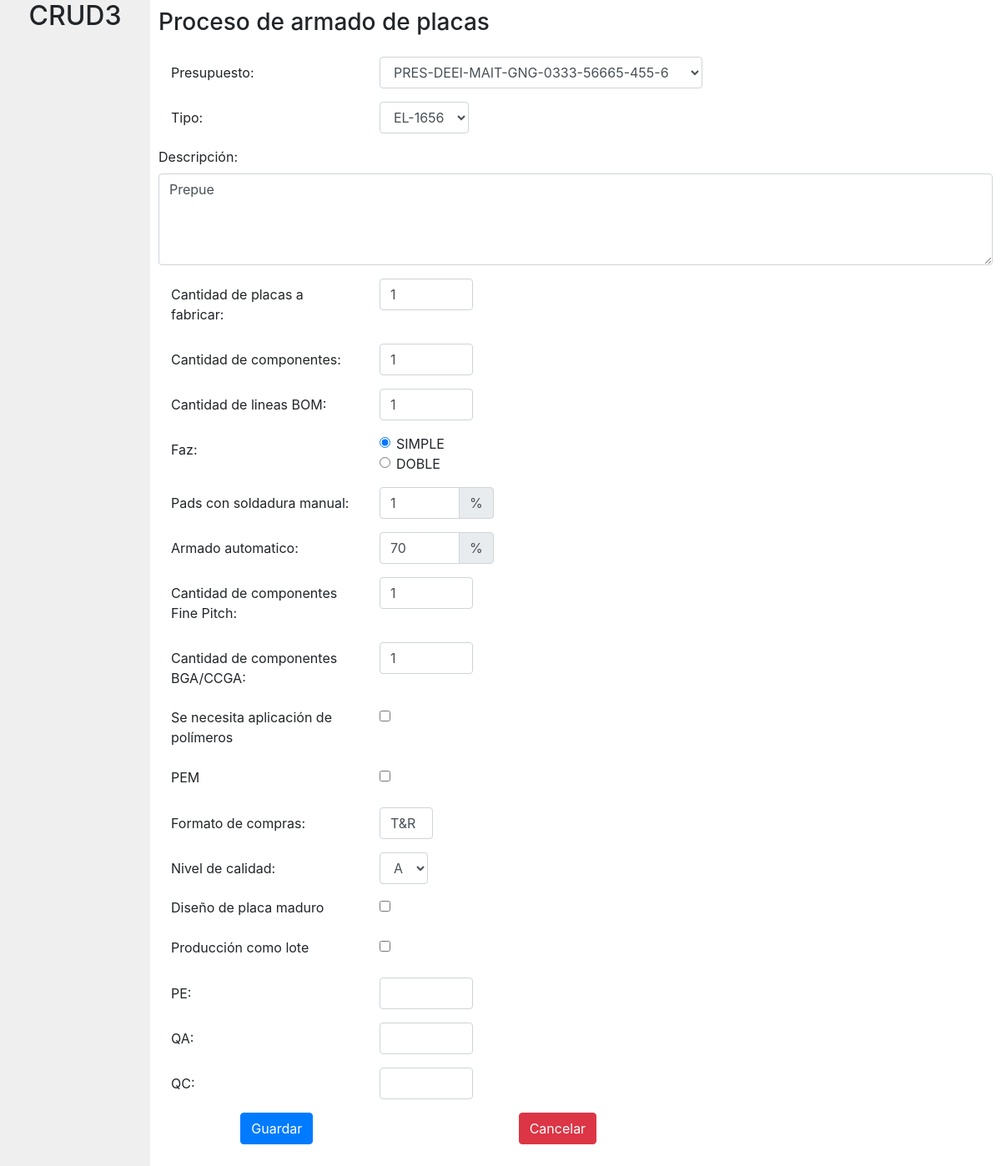
The page /app/placas_edit/2 on the database its author committed.
### app/models.py (models this page shows)
class Placas(models.Model):
    epresupuesto = models.ForeignKey(Presupuesto, on_delete=models.CASCADE)
    tipo_choices= [
    (None, ''),
    ('EL-1655', 'EL-1655'),
    ('EL-1656', 'EL-1656'),
    ('EL-1666', 'EL-1666'),]
    etipo = models.CharField(max_length=8, choices=tipo_choices)
    edescripcion = models.TextField(max_length=256, blank=True)
    qplacas = models.PositiveIntegerField()
    qcomponentes = models.PositiveIntegerField()
    qBOM = models.PositiveIntegerField()
    faz_choices= [
    ('SIMPLE', 'SIMPLE'),
    ('DOBLE', 'DOBLE')
    ]
    efaz = models.CharField(max_length=6, choices=faz_choices, default='SIMPLE')
    qpads = models.PositiveIntegerField()
    qaut = models.PositiveIntegerField()
    qfine_pitch = models.PositiveIntegerField()
    qBGA_CCGA = models.PositiveIntegerField()
    epolimeros = models.BooleanField()
    ePEM = models.BooleanField()
    ecompras= models.CharField(max_length=3)
    calidad_choices= [
    (None, ''),
    ('A', 'A'),
    ('B', 'B'),
    ('C', 'C'),
    ]
    ecalidad = models.CharField(max_length=1, choices=calidad_choices)
    emaduro = models.BooleanField()
    elote = models.BooleanField()
    PE = models.DecimalField(decimal_places=2, max_digits=7,  null=True)
    QA = models.DecimalField(decimal_places=2, max_digits=7,  null=True)
    QC = models.DecimalField(decimal_places=2, max_digits=7,  null=True)
    class Meta:
        db_table = "placas"

### app/views.py (the view)
# urls.py: path('placas_edit/<int:id>', views.placas_edit),
def placas_edit(request, id):
    row = Placas.objects.get(id=id)
    if request.method == "POST":
        form = PlacasForm(request.POST, instance = row)
        if form.is_valid():
            try:
                form.save()
                return redirect('/app/placas_list')
            except:
                pass
    else:
        form = PlacasForm(instance = row)
    return render(request,'app/placas_edit.html',{'form':form, 'row':row})

### app/models.py (called while the page is built)
    def __str__(self):
        return "%s" % (self.eid)

### app/templates/app/placas_edit.html (shortened to what this page needs)
{% extends "base.html" %}
{% block content %}
<form method="POST" class="post-form" action="/app/placas_edit/{{row.id}}">
 <div class="container">
  <div class="form-group row">
    <h3>Proceso de armado de placas</h3>
  </div>
  {% include "app/placas_form.html" %}
 </div>
</form>
{% endblock %}

### app/templates/app/placas_form.html
<div class="form-group row">
 <label class="col-form-label col-sm-3"> Presupuesto:</label>
 <div class="col-sm-2">
  {{ form.epresupuesto }}
 </div>
</div>
<div class="form-group row">
 <label class="col-form-label col-sm-3">Tipo:</label>
 <div class="col-sm-2">
  {{ form.etipo }}
 </div>
</div>
<div class="form-group row">
  <label for="{{ form.edescripcion.name }}">Descripción:</label>
  {{ form.edescripcion }}
</div>
<div class="form-group row">
  <label class="col-form-label col-sm-3">Cantidad de placas a fabricar:</label>
  <div class="col-sm-2">
     {{ form.qplacas }}
  </div>
</div>
<div class="form-group row">
  <label class="col-form-label col-sm-3">Cantidad de componentes:</label>
  <div class="col-sm-2">
     {{ form.qcomponentes }}
  </div>
</div>
<div class="form-group row">
  <label class="col-form-label col-sm-3">Cantidad de lineas BOM:</label>
  <div class="col-sm-2">
     {{ form.qBOM }}
  </div>
</div>
<div class="form-group row">
  <legend class="col-form-label col-sm-3">Faz:</legend>
  <div class="col-sm-2">
   {% for choice in form.efaz %}
    <div class="form-check">
     {{ choice.tag }}
      <label class="form-check-label" for="{{ choice.id }}">
       {{ choice.choice_label }}
      </label>
    </div>
   {% endfor %}
  </div>
</div>
<div class="form-group row">
  <label class="col-form-label col-sm-3">Pads con soldadura manual:</label>
  <div class="input-group col-sm-2">
     {{ form.qpads }}
	 <div class="input-group-append">
       <span class="input-group-text" id="basic-addon2">%</span>
     </div>
  </div>
</div>
<div class="form-group row">
  <label class="col-form-label col-sm-3">Armado automatico:</label>
  <div class="input-group col-sm-2">
	 {{ form.qaut }}
	 <div class="input-group-append">
       <span class="input-group-text" id="basic-addon2">%</span>
     </div>
  </div>
</div>
<div class="form-group row">
  <label class="col-form-label col-sm-3">Cantidad de componentes Fine Pitch:</label>
  <div class="col-sm-2">
     {{ form.qfine_pitch }}
  </div>
</div>
<div class="form-group row">
  <label class="col-form-label col-sm-3">Cantidad de componentes BGA/CCGA:</label>
  <div class="col-sm-2">
     {{ form.qBGA_CCGA }}
  </div>
</div>
<div class="form-group row">
  <label class="col-sm-3">Se necesita aplicación de polímeros</label>
  <div class="col-sm-2">
   <div class="form-check">
     {{ form.epolimeros }}
   </div>
  </div>
</div>
<div class="form-group row">
  <label class="col-sm-3">PEM</label>
  <div class="col-sm-2">
   <div class="form-check">
     {{ form.ePEM }}
   </div>
  </div>
</div>
<div class="form-group row">
 <label class="col-form-label col-sm-3 ">Formato de compras:</label>
 <div class="col-sm-2">
    {{ form.ecompras }}
 </div>
</div>
<div class="form-group row">
 <label class="col-form-label col-sm-3">Nivel de calidad:</label>
 <div class="col-sm-2">
  {{ form.ecalidad }}
 </div>
</div>
<div class="form-group row">
 <label class="col-sm-3">Diseño de placa maduro</label>
  <div class="col-sm-2">
   <div class="form-check">
  {{ form.emaduro }}
  </div>
 </div>
</div>
<div class="form-group row">
 <label class="col-sm-3">Producción como lote</label>
  <div class="col-sm-2">
   <div class="form-check">
  {{ form.elote }}
  </div>
 </div>
</div>
<div class="form-group row">
 <label class="col-form-label col-sm-3 ">PE:</label>
 <div class="col-sm-2">
  {{ form.PE }}
 </div>
</div>
<div class="form-group row">
 <label class="col-form-label col-sm-3 ">QA:</label>
 <div class="col-sm-2">
  {{ form.QA}}
 </div>
</div>
<div class="form-group row">
 <label class="col-form-label col-sm-3 ">QC:</label>
 <div class="col-sm-2">
  {{ form.QC }}
 </div>
</div>
<div class="form-group row">
 <label class="col-sm-1 col-form-label"></label>
 <div class="col-sm-4">
  <button type="submit" class="btn btn-primary">Guardar</button>
 </div>
 <div class="col-sm-4">
  <a  class="btn btn-danger" href="/app/placas_list">Cancelar</a>
 </div>
</div>

### app/static/css/app.css (style rules this page uses)
body { margin:0; padding:0; font-family:helvetica, sans-serif; height:100vh; }

### rows shown on the page
Placas: epresupuesto "PRES-DEEI-MAIT-GNG-0333-56665-455-6", etipo "EL-1656", edescripcion "Prepue", qplacas "1", qcomponentes "1", qBOM "1", qpads "1", qaut "70", qfine_pitch "1", qBGA_CCGA "1", ecompras "T&R", ecalidad "A"

### other values the page prints
{{ choice.choice_label }} "SIMPLE" "DOBLE"
